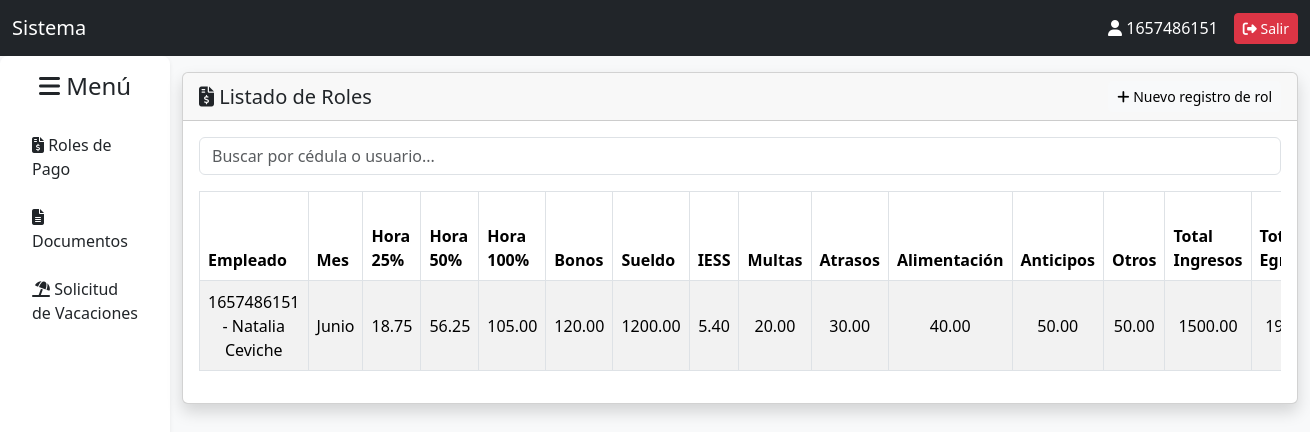
/view/login/dashboard2.php?contenido=rol/listar.php (signed in), run on an earlier commit of the app's database.
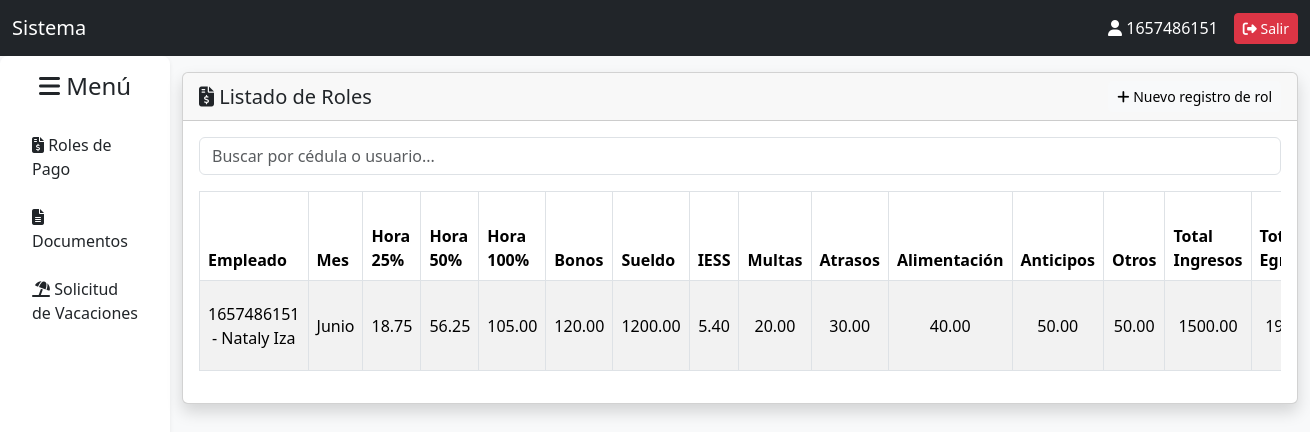
And on a later commit of the database.
### tables this page shows
CREATE TABLE `rol` (
  `id_rol` int NOT NULL,
  `mes` varchar(10) DEFAULT NULL,
  `hora25` decimal(10,2) DEFAULT NULL,
  `hora50` decimal(10,2) DEFAULT NULL,
  `hora100` decimal(10,2) DEFAULT NULL,
  `bonos` decimal(10,2) DEFAULT NULL,
  `sueldo` decimal(10,2) DEFAULT NULL,
  `totalIngreso` decimal(10,2) DEFAULT NULL,
  `iess` decimal(10,2) DEFAULT NULL,
  `multas` decimal(10,2) DEFAULT NULL,
  `atrasos` decimal(10,2) DEFAULT NULL,
  `alimentacion` decimal(10,2) DEFAULT NULL,
  `anticipos` decimal(10,2) DEFAULT NULL,
  `otros` decimal(10,2) DEFAULT NULL,
  `totalEgreso` decimal(10,2) DEFAULT NULL,
  `totalPagar` decimal(10,2) DEFAULT NULL,
  `fecha_registro` timestamp NULL DEFAULT CURRENT_TIMESTAMP,
  `ci_empleado` int DEFAULT NULL
);

CREATE TABLE `empleado` (
  `ci_empleado` int NOT NULL,
  `nombre` varchar(30) DEFAULT NULL,
  `apellido` varchar(30) DEFAULT NULL,
  `telefono` varchar(20) DEFAULT NULL,
  `direccion` varchar(150) DEFAULT NULL,
  `correo` varchar(30) DEFAULT NULL,
  `id_departamento` int DEFAULT NULL
);

### config/database.php (called while the page is built)
<?php
class Database
{
    private static $host = 'localhost';
    private static $dbname = 'sistemarol';
    private static $user = 'root';
    private static $pass = '';
    private static $charset = 'utf8mb4';
    public static function connect()
    {
        try {
            $dsn = "mysql:host=" . self::$host . ";dbname=" . self::$dbname . ";charset=" . self::$charset;
            $options = [
                PDO::ATTR_ERRMODE            => PDO::ERRMODE_EXCEPTION,
                PDO::ATTR_DEFAULT_FETCH_MODE => PDO::FETCH_ASSOC,
                PDO::ATTR_EMULATE_PREPARES   => false,
            ];
            return new PDO($dsn, self::$user, self::$pass, $options);
        } catch (PDOException $e) {
            die('Error de conexión: ' . $e->getMessage());
        }
    }
}

### models/Rol.php (called while the page is built, shortened)
<?php
require_once __DIR__ . '/../config/database.php';
class Rol
{
    private $db;
    public function __construct()
    {
        $this->db = Database::connect();
    }
    public function obtenerRolPorCI(){
        $ci_empleado = $_SESSION['usuario'];
        $stmt = $this->db->prepare("SELECT e.ci_empleado, e.nombre, e.apellido, r.id_rol, r.mes, r.hora25, r.hora50, r.hora100, r.bonos, r.sueldo, r.totalIngreso, r.iess, r.multas, r.atrasos, r.alimentacion, r.anticipos, r.otros, r.totalEgreso, r.totalPagar, r.fecha_registro FROM rol r INNER JOIN empleado e ON e.ci_empleado = r.ci_empleado WHERE e.ci_empleado = ?;");
        $stmt->execute([$ci_empleado]);
        return $stmt->fetchAll(PDO::FETCH_ASSOC);
    }
}

### view/rol/listar.php (the view, shortened to what this page needs)
<?php
require_once '../../models/Rol.php';
$rol = new Rol();
if (isset($_SESSION['rol']) && $_SESSION['rol'] === 'empleado') {
  $consultaRol = $rol->obtenerRolPorCI();
} else {
  $consultaRol = $rol->consultaRolInnerJoin();
}
?>
  <div class="container mt-3">
    <div class="card shadow">
      <div class="card-header d-flex justify-content-between align-items-center">
        <h5 class="mb-0"><i class="fa-solid fa-file-invoice-dollar"></i> Listado de Roles</h5>
        <a href="../login/dashboard2.php?contenido=rol/formulario.php" class="btn btn-light btn-sm">
          <i class="fa-solid fa-plus"></i> Nuevo registro de rol</a>
      </div>
      <div class="card-body">
        <div class="mb-3">
          <input type="text" id="busquedaUsuario" class="form-control" placeholder="Buscar por cédula o usuario...">
        </div>
        <div class="tabla-scroll">
          <div class="tabla-scroll overflow-auto" style="max-width: 100%;">
            <table class="table table-bordered table-hover table-striped table-responsive align-middle">
              <thead>
                <tr>
                  <th>Empleado</th>
                  <th>Mes</th>
                  <th>Hora 25%</th>
                  <th>Hora 50%</th>
                  <th>Hora 100%</th>
                  <th>Bonos</th>
                  <th>Sueldo</th>
                  <th>IESS</th>
                  <th>Multas</th>
                  <th>Atrasos</th>
                  <th>Alimentación</th>
                  <th>Anticipos</th>
                  <th>Otros</th>
                  <th>Total Ingresos</th>
                  <th>Total Egresos</th>
                </tr>
              </thead>
              <tbody>
                <?php if (!empty($consultaRol)) : ?>
                  <?php foreach ($consultaRol as $dep) : ?>
                      <tr class="text-center align-middle">
                      <td class="align-middle"><?= htmlspecialchars($dep['ci_empleado'] . ' - ' . $dep['nombre'] . ' ' . $dep['apellido']) ?></td>
                      <td class="align-middle"><?= htmlspecialchars($dep['mes']) ?></td>
                      <td class="align-middle"><?= htmlspecialchars($dep['hora25']) ?></td>
                      <td class="align-middle"><?= htmlspecialchars($dep['hora50']) ?></td>
                      <td class="align-middle"><?= htmlspecialchars($dep['hora100']) ?></td>
                      <td class="align-middle"><?= htmlspecialchars($dep['bonos']) ?></td>
                      <td class="align-middle"><?= htmlspecialchars($dep['sueldo']) ?></td>
                      <td class="align-middle"><?= htmlspecialchars($dep['iess']) ?></td>
                      <td class="align-middle"><?= htmlspecialchars($dep['multas']) ?></td>
                      <td class="align-middle"><?= htmlspecialchars($dep['atrasos']) ?></td>
                      <td class="align-middle"><?= htmlspecialchars($dep['alimentacion']) ?></td>
                      <td class="align-middle"><?= htmlspecialchars($dep['anticipos']) ?></td>
                      <td class="align-middle"><?= htmlspecialchars($dep['otros']) ?></td>
                      <td class="align-middle"><?= htmlspecialchars($dep['totalIngreso']) ?></td>
                      <td class="align-middle"><?= htmlspecialchars($dep['totalEgreso']) ?></td>
                <?php if ($_SESSION['rol'] !== 'empleado') : ?>
                      <td class="text-center align-middle acciones">
                        <div class="d-flex justify-content-center gap-1">
                        <a href="../login/dashboard2.php?contenido=rol/formulario.php&id=<?= $dep['id_rol'] ?>" class="btn btn-warning btn-sm">
                          <i class="fa-solid fa-pen-to-square"></i> Editar</a>
                        <a href="../../controllers/RolController.php?accion=eliminar&id=<?= $dep['id_rol'] ?>" class="btn btn-danger btn-sm" onclick="return confirm('¿Deseas eliminar este rol registrado?');">
                          <i class="fa-solid fa-trash"></i> Eliminar</a>
                        <a href="../../controllers/ReporteRol.php?id=<?= $dep['id_rol'] ?>" class="btn btn-info btn-sm" target="_blank">
                          <i class="fa-solid fa-file-pdf"></i> PDF</a>
                        </div>
                      </td>
                <?php else : ?>
                        </div>
                <?php endif; ?>
                  <?php endforeach; ?>
                <?php else : ?>
                  <tr>
                    <td colspan="19" class="text-center text-warning">No hay roles registrados.</td>
                  </tr>
                <?php endif; ?>
          </div>
        </div>
      </div>
    </div>
  </div>

### view/login/dashboard2.php (shortened to what this page needs)
<?php
$rol = $_SESSION['rol'];
$usuario = $_SESSION['usuario'];
?>
<!DOCTYPE html>
<html lang="es">
<head>
    <link rel="stylesheet" href="https://cdnjs.cloudflare.com/ajax/libs/font-awesome/6.5.0/css/all.min.css">
    <link href="https://cdn.jsdelivr.net/npm/bootstrap@5.3.7/dist/css/bootstrap.min.css" rel="stylesheet">
</head>
<body>
    <nav class="navbar navbar-expand-lg navbar-light bg-dark">
        <div class="container-fluid">
            <a class="navbar-brand text-white" href="../login/dashboard2.php?contenido=login/bienvenida.php">Sistema</a>
            <div class="d-flex align-items-center ms-3">
                <span class="text-white me-3">
                    <i class="fa-solid fa-user"></i> <?php echo htmlspecialchars($usuario); ?>
                </span>
                <a href="logout.php" class="btn btn-danger btn-sm">
                    <i class="fa-solid fa-right-from-bracket"></i> Salir
                </a>
            </div>
        </div>
    </nav>
    <div class="d-flex" style="min-height: 100vh;">
        <nav class="bg-white shadow-sm p-3 rounded-3" style="width: 240px;">
            <h4 class="mb-4 text-center"><i class="fa-solid fa-bars"></i> Menú</h4>
            <ul class="nav flex-column">
                <?php if ($rol === 'admin'): ?>
                    <li class="nav-item mb-2">
                        <a href="?contenido=departamento/listar.php" class="nav-link text-dark">
                            <i class="fa-solid fa-building"></i> Departamentos
                        </a>
                    </li>
                    <li class="nav-item mb-2">
                        <a href="?contenido=empleado/listar.php" class="nav-link text-dark">
                            <i class="fa-solid fa-users"></i> Empleados
                        </a>
                    </li>
                    <li class="nav-item mb-2">
                        <a href="?contenido=rol/listar.php" class="nav-link text-dark">
                            <i class="fa-solid fa-file-invoice-dollar"></i> Roles de Pago
                        </a>
                    </li>
                    <li class="nav-item mb-2">
                        <a href="?contenido=documento/listar.php" class="nav-link text-dark">
                            <i class="fa-solid fa-file-lines"></i> Documentos
                        </a>
                    </li>
                <?php elseif ($rol === 'empleado'): ?>
                    <li class="nav-item mb-2">
                        <a href="?contenido=rol/listar.php" class="nav-link text-dark">
                            <i class="fa-solid fa-file-invoice-dollar"></i> Roles de Pago
                        </a>
                    </li>
                    <li class="nav-item mb-2">
                        <a href="?contenido=documento/listar.php" class="nav-link text-dark">
                            <i class="fa-solid fa-file-lines"></i> Documentos
                        </a>
                    </li>
                    <li class="nav-item mb-2">
                        <a href="?contenido=vacaciones/formulario.php" class="nav-link text-dark">
                            <i class="fa-solid fa-umbrella-beach"></i> Solicitud de Vacaciones
                        </a>
                    </li>
                <?php endif; ?>
            </ul>
        </nav>
        <main class="flex-fill">
            <?php
                $contenido = isset($_GET['contenido']) ? $_GET['contenido'] : '../view/login/bienvenida.php';
                $ruta = realpath(__DIR__ . '/../' . $contenido);
                $viewDir = realpath(__DIR__ . '/..');
                if ($ruta && strpos($ruta, $viewDir) === 0 && file_exists($ruta)) {
                    include $ruta;
                } else {
                    echo "<div class='alert alert-warning'>Archivo no encontrado.</div>";
                }
            ?>
</body>
</html>

### view/login/dashboard2.php (style rules this page uses)
body { background: #f8f9fa; }

What changed in the data, as far as the page shows it:
changed through a linked row, rol "Junio": ci_empleado.apellido "1657486151 - Natalia Ceviche" → "1657486151 - Nataly Iza"
